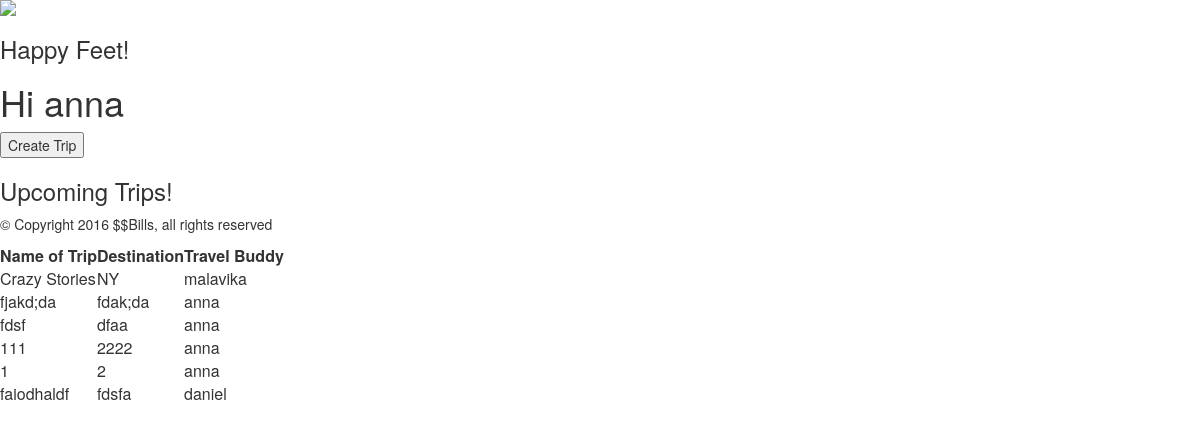
/ (signed in), run on the app's committed database.
### tables this page shows
CREATE TABLE trips (
	-- trip_number integer not null,
	trip_name text not null,
	destination text not null,
	username text not null,
	friend text not null,
	foreign key(username) references users(username),
	primary key(trip_name, username)
);

### app/views.py (the view)
@app.route('/')
def index():
    username = ''
    if 'username' in session:
        username = session['username']
        trips = models.get_trips(username)
        return render_template('trips.html', name=username, trips=trips)
    else:
        return redirect('/login')

### app/models.py (called while the page is built)
def get_trips(user): # For a user, return their trips
    with sql.connect("app.db") as con:
        con.row_factory = sql.Row
        cur = con.cursor()
        sql_query = "select *  from trips where username = '" + user + "'"
        print(sql_query)
        result = cur.execute(sql_query).fetchall()
        print(result)
    return result

### app/templates/trips.html (shortened to what this page needs)
{% extends "base.html" %}
{% block content %}
<h1> Hi {{ name }} </h1>
<form action="create_trip_button" id="create_trip_button">
	<input class="action-button" id="create-trip-button" type="submit" value="Create Trip">
</form>
        <h3>Upcoming Trips!</h3>
        <table>
          <thead>
            <tr>
              <th data-field="trip_name">Name of Trip</th>
              <th data-field="destination">Destination</th>
              <th data-field="friend">Travel Buddy</th>
            </tr>
          </thead>
          {% for trip in trips %}
            <tr>
              <td>{{ trip['trip_name'] }}</td>
              <td>{{ trip['destination'] }}</td>
              <td>{{ trip['friend'] }}</td>
            </tr>
          {% endfor %}
{% endblock %}

### data on the page
trips: trip_name "Crazy Stories", destination "NY", friend "malavika"
trips: trip_name "fjakd;da", destination "fdak;da", friend "anna"
trips: trip_name "fdsf", destination "dfaa", friend "anna"
trips: trip_name "111", destination "2222", friend "anna"
trips: trip_name "1", destination "2", friend "anna"
trips: trip_name "faiodhaldf", destination "fdsfa", friend "daniel"

### other printed values
{{ name }} "anna"
